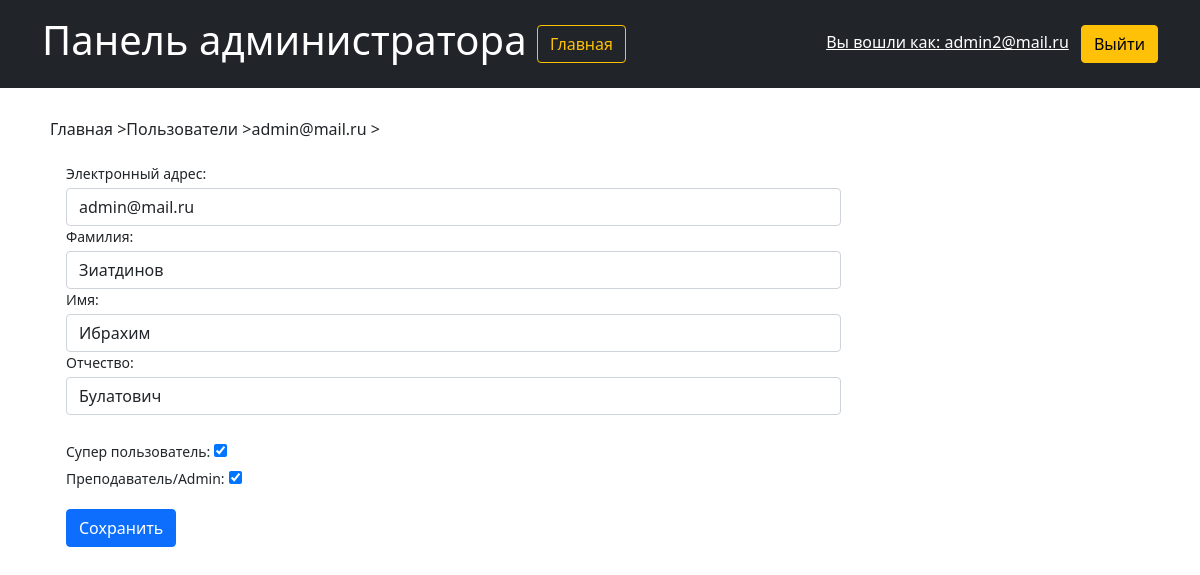
Screenshot of /custom_admin/users/1/ (signed in) with the database file from the repository.
### users/models.py (models this page shows, shortened)
class User(AbstractUser):
    username = models.CharField(max_length=150, verbose_name='Логин')
    email = models.EmailField(unique=True, blank=True, verbose_name='Электронный адрес')
    patronymic = models.CharField("Отчество", max_length=150)
    first_name = models.CharField("Имя", max_length=150)
    last_name = models.CharField("Фамилия", max_length=150)
    REQUIRED_FIELDS = []
    USERNAME_FIELD = 'email'
    objects = NoUsernameUserManager()

### custom_admin/views.py (the view)
def user_page(request, user_id):
    user = User.objects.get(pk=user_id)
    if request.method == 'POST':
        user = UserForm(request.POST, instance=user)
        user.save()
    user = User.objects.get(pk=user_id)
    if request.user.is_superuser:
        form = UserForm(instance=user)
    else:
        form = UserFormReadonly(instance=user)
    return render(request, 'custom_admin/user_page.html', {'current_user': user, 'form': form})

### custom_admin/forms.py
class UserForm(ModelForm):
    email = forms.CharField(widget=forms.TextInput(attrs={"class": "form-control"}, ), required=True)
    last_name = forms.CharField(widget=forms.TextInput(attrs={"class": "form-control"}, ), required=True)
    first_name = forms.CharField(widget=forms.TextInput(attrs={"class": "form-control"}, ), required=True)
    patronymic = forms.CharField(widget=forms.TextInput(attrs={"class": "form-control"}, ), required=False)
    is_staff = forms.BooleanField(required=False)
    is_superuser = forms.BooleanField(required=False)
    class Meta:
        model = User
        fields = ['first_name', 'last_name', 'patronymic', 'email', 'is_staff', 'is_superuser']

### custom_admin/templates/custom_admin/user_page.html (shortened to what this page needs)
{% extends 'custom_admin/base_admin.html' %}
{% block content %}
<div class="row p-3 container">
    <div class="row">
    <ul class="nav col-12 col-lg-auto me-lg-auto mb-2 justify-content-center mb-md-0">
    <li><a href="{% url 'custom_admin:general_page' %}" class="text-decoration-none text-reset"><h6>Главная > </h6></a></li>
    <li><a href="{% url 'custom_admin:users' %}" class="text-decoration-none text-reset"><h6>Пользователи > </h6></a></li>
            <li><a href="#" class="text-decoration-none text-reset"><h6>{{ current_user.email }} > </h6></a></li>
    </ul>
</div>
   <form method="post" class="p-3 w-75">
    <label class="small mb-1" for="{{ form.email.id_for_label }}">Электронный адрес:</label>
    {{ form.email }}
      <label class="small mb-1" for="{{ form.last_name.id_for_label }}">Фамилия:</label>
    {{ form.last_name }}
      <label class="small mb-1" for="{{ form.first_name.id_for_label }}">Имя:</label>
    {{ form.first_name }}
      <label class="small mb-1" for="{{ form.patronymic.id_for_label }}">Отчество:</label>
    {{ form.patronymic }}
<br>
       <label class="small mb-1" for="{{ form.is_superuser.id_for_label }}">Супер пользователь:</label>
    {{ form.is_superuser }}
<br>
       <label class="small mb-1" for="{{ form.is_staff.id_for_label }}">Преподаватель/Admin:</label>
    {{ form.is_staff }}
<br>
       {% if user.is_superuser %}
            <input type="submit" class="btn btn-primary my-3" value="Сохранить" name="user_profile_save">
       {% endif %}
    </form>
</div>
{% endblock %}

### custom_admin/templates/custom_admin/base_admin.html (shortened to what this page needs)
<head>
    {% load static %}
    <link href="/static/bootstrap/css/bootstrap.css" rel="stylesheet">
</head>
<body>
<header class="p-3 bg-dark text-white">
    <div class="container">
      <div class="d-flex flex-wrap align-items-center justify-content-center justify-content-lg-start position-relative">
          <div>
              <h1>Панель администратора <a href="{% url 'home' %}" class="btn btn-outline-warning">Главная</a></h1>
          </div>
        {% if user.is_authenticated %}
          <div class="text-end d-flex flex-wrap align-items-center justify-content-center justify-content-lg-start form position-absolute top-50 end-0 translate-middle-y">
            <form action="{% url 'users:logoutuser' %}" method="POST" style="margin: 0;">
                <a href="{% url 'user_profile' %}" class="link px-2 text-white">Вы вошли как: {{ user.email }}</a>
                <button type="submit" class="btn btn-warning">Выйти</button>
            </form>
          </div>
        {% else %}
            <div class="text-end">
                <a href="{% url 'users:loginuser' %}"> <button type="button" class="btn btn-outline-light me-2">Войти</button> </a>
                <a href="{% url 'users:signupuser' %}" class="btn btn-warning"> Зарегистрироваться</a>
            </div>
        {% endif %}
      </div>
    </div>
  </header>
<div class="p-3 container">{% block content %}{% endblock %}</div>
</body>

### custom_admin/templates/custom_admin/base_admin.html (style rules this page uses)
a { text-decoration: none; }

### rows the page displays
User: email "admin2@mail.ru"
User: email "admin@mail.ru", last_name "Зиатдинов", first_name "Ибрахим", patronymic "Булатович", is_superuser "☑", is_staff "☑"
